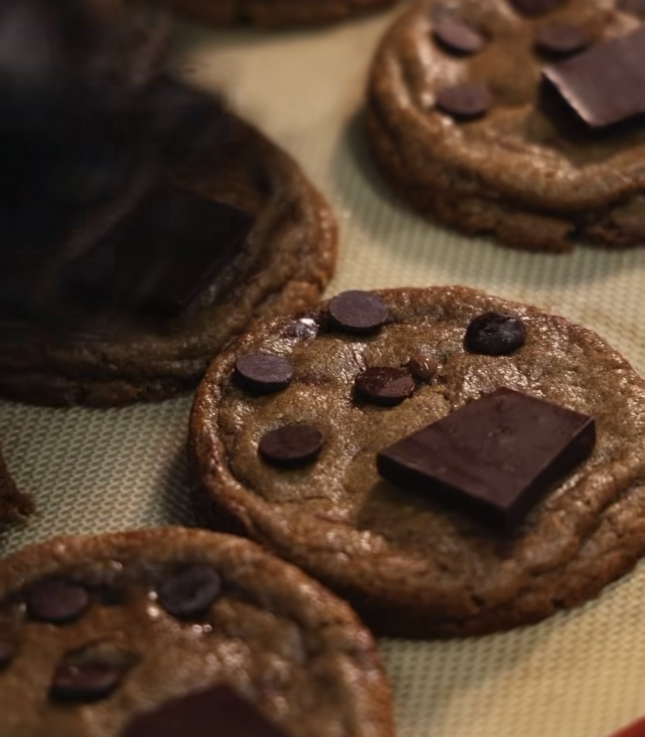
#> input picture source-assets/hero-cookie-photo.jpg, 1289 x 1473 px (shown at 1/2 size)
$ python build-dough-texture.py
#> lines starting #> are read from the running program, lines starting #| are printed output that depends on the picture
"""Builds theme/assets/cookie-dough.webp — the dough texture of the 3D hero cookie — from the real
KUKI photo (source-assets/hero-cookie-photo.jpg), so the cookie has that colour and crust texture.

1. Unwarp the oblique shot of the centre cookie into a top-down view (its top face is a rotated
   ellipse in the photo; an affine transform maps it back to a circle) — this keeps the photo's
   real scale: 1024 px = the cookie's diameter.
2. Take a clean, sharp patch of sugar-crusted dough (no chocolate) and synthesise the full texture
   from it: hundreds of randomly rotated / flipped pieces with soft round edges, splatted on a
   jittered grid. Granular surfaces like dough hide the joins completely.
3. Add gentle low-frequency tone variation (so nothing repeats visibly) and a darker, toasted
   outer ring, like the edge of a baked cookie.
Prints the texture's mean linear colour for DOUGH_M in src/modules/hero3d.ts.
Run: python3 scripts/build-dough-texture.py
"""
import math
import random
from pathlib import Path

import numpy as np
from PIL import Image, ImageFilter

ROOT = Path(__file__).resolve().parent.parent
SRC = ROOT / 'source-assets' / 'hero-cookie-photo.jpg'
OUT = ROOT / 'theme' / 'assets' / 'cookie-dough.webp'

CX, CY, A, B, ANG = 838, 882, 452, 306, -6.0  # top-face ellipse in the original photo
S = 1024
DOUGH_PATCH = (560, 262, 860, 362)            # clean sugar-crusted dough in the top view (px)
PIECE = 88                                     # splat size (px)
STEP = 44                                      # grid spacing (px)
random.seed(7)

photo = Image.open(SRC).convert('RGB')
#> photo is the input picture: PIL image 1289x1473 RGB; mean R, G, B 83.5, 61.5, 44.6
r = math.radians(ANG)
ca, sa = math.cos(r), math.sin(r)
half = S / 2
a, b = A / half * ca, -B / half * sa
d, e = A / half * sa, B / half * ca
c, f = CX - a * half - b * half, CY - d * half - e * half
top = photo.transform((S, S), Image.AFFINE, (a, b, c, d, e, f), resample=Image.BICUBIC)
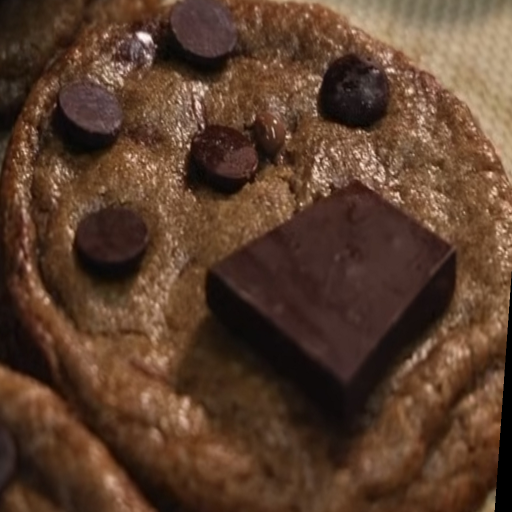
#> top: PIL image 1024x1024 RGB (shown at 1/2 size); mean R, G, B 90.3, 62.3, 44.4
src = top.crop(DOUGH_PATCH)
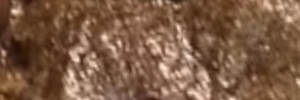
#> src: PIL image 300x100 RGB; mean R, G, B 124.5, 90.9, 67.9
sw, sh = src.size
#> sw = 300; sh = 100

# Soft round alpha for each splat.
yy, xx = np.mgrid[0:PIECE, 0:PIECE]
dist = np.hypot(xx - (PIECE - 1) / 2, yy - (PIECE - 1) / 2) / (PIECE / 2)
alpha = np.clip((1 - dist) / 0.45, 0, 1) ** 1.5

PAD = PIECE  # generate on a padded canvas so every border pixel is fully covered
acc = np.zeros((S + 2 * PAD, S + 2 * PAD, 3), np.float64)
wsum = np.zeros((S + 2 * PAD, S + 2 * PAD), np.float64)
for gy in range(-PAD, S + PAD, STEP):
    for gx in range(-PAD, S + PAD, STEP):
        ox = random.randint(0, sw - PIECE)
        oy = random.randint(0, sh - PIECE)
        piece = src.crop((ox, oy, ox + PIECE, oy + PIECE))
        piece = piece.rotate(random.choice([0, 90, 180, 270]) + random.uniform(-25, 25), resample=Image.BICUBIC, expand=False)
        if random.random() < 0.5:
            piece = piece.transpose(Image.FLIP_LEFT_RIGHT)
        p = np.asarray(piece).astype(np.float64)
        jx = min(max(gx + random.randint(-STEP // 3, STEP // 3) + PAD // 2, 0), S + PAD)
        jy = min(max(gy + random.randint(-STEP // 3, STEP // 3) + PAD // 2, 0), S + PAD)
        w = alpha * random.uniform(0.7, 1.0)
        acc[jy:jy + PIECE, jx:jx + PIECE] += p * w[..., None]
        wsum[jy:jy + PIECE, jx:jx + PIECE] += w
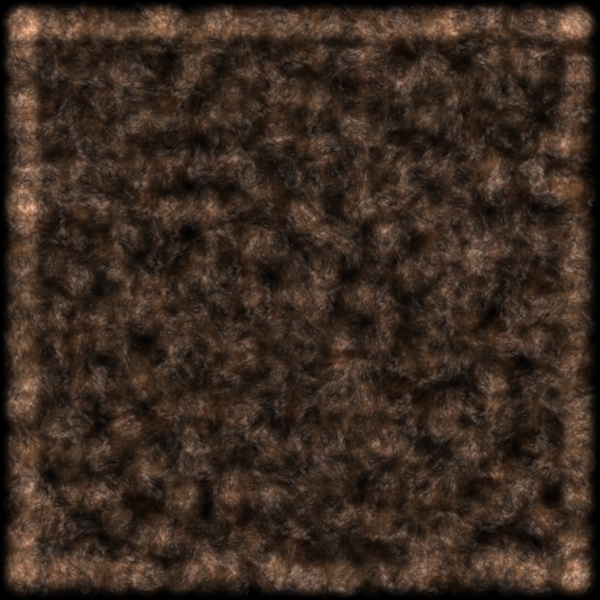
#> acc: shape (1200, 1200, 3) float64 (shown at 1/2 size); mean R, G, B 196.5, 145.3, 111.6; drawn with min black and max white
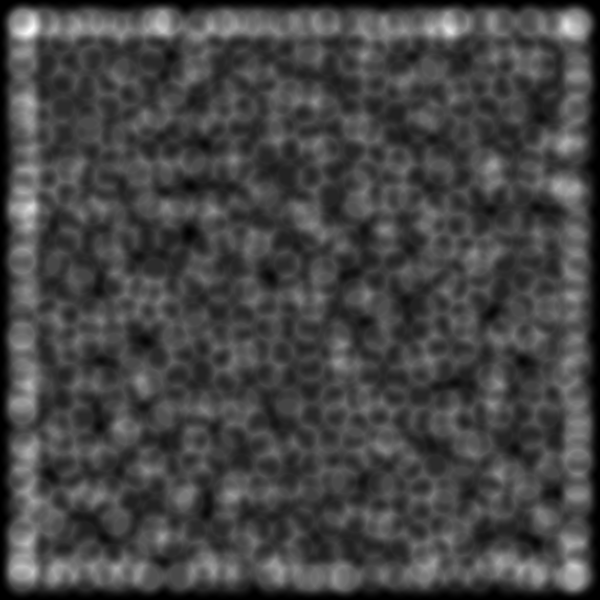
#> wsum: shape (1200, 1200) float64 (shown at 1/2 size); min 0, max 5.66, mean 1.53; drawn with min black and max white
tex = acc[PAD:PAD + S, PAD:PAD + S] / np.maximum(wsum[PAD:PAD + S, PAD:PAD + S, None], 1e-6)

# Low-frequency tone variation + a darker toasted outer ring.
noise = np.asarray(Image.fromarray(np.uint8(np.random.default_rng(3).random((16, 16)) * 255)).resize((S, S), Image.BICUBIC)).astype(np.float64) / 255
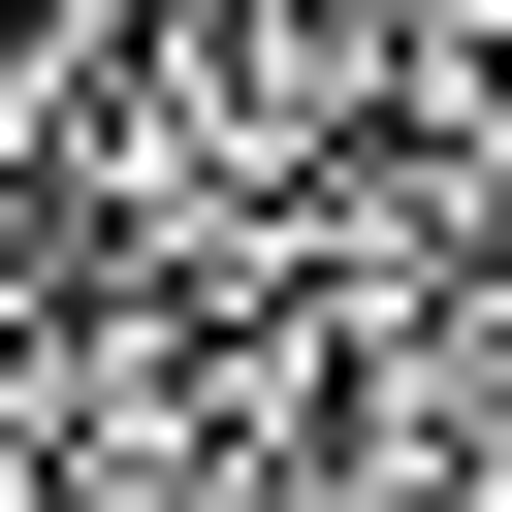
#> noise: shape (1024, 1024) float64 (shown at 1/2 size); min 0, max 1, mean 0.511
gy, gx = np.mgrid[0:S, 0:S]
rad = np.hypot(gx - (S - 1) / 2, gy - (S - 1) / 2) / (S / 2)
toast = 1 - 0.28 * np.clip((rad - 0.72) / 0.26, 0, 1) ** 1.6
tex *= (0.88 + 0.24 * noise)[..., None] * toast[..., None]
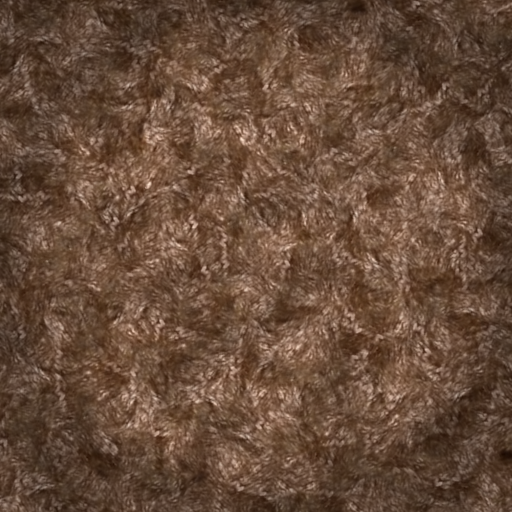
#> tex: shape (1024, 1024, 3) float64 (shown at 1/2 size); mean R, G, B 114.8, 84.8, 65.1; drawn with min black and max white

out = Image.fromarray(np.uint8(np.clip(tex, 0, 255)), 'RGB')
out.save(OUT, quality=80, method=6)

inside = rad <= 0.98
lin = (np.asarray(out).astype(np.float64) / 255) ** 2.2
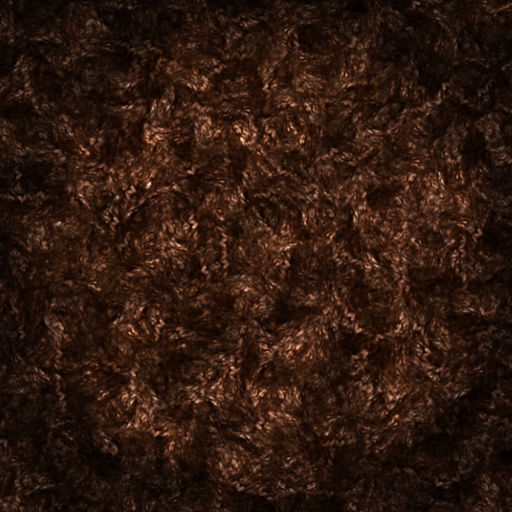
#> lin: shape (1024, 1024, 3) float64 (shown at 1/2 size); mean R, G, B 0.186, 0.0992, 0.0589
mean = lin[inside].mean(axis=0)
#> mean = [0.209, 0.112, 0.0663]
print('cookie-dough.webp', out.size, '| DOUGH_M (linear mean):', [round(float(v), 4) for v in mean])
#| cookie-dough.webp (1024, 1024) | DOUGH_M (linear mean): [0.2093, 0.1117, 0.0663]
